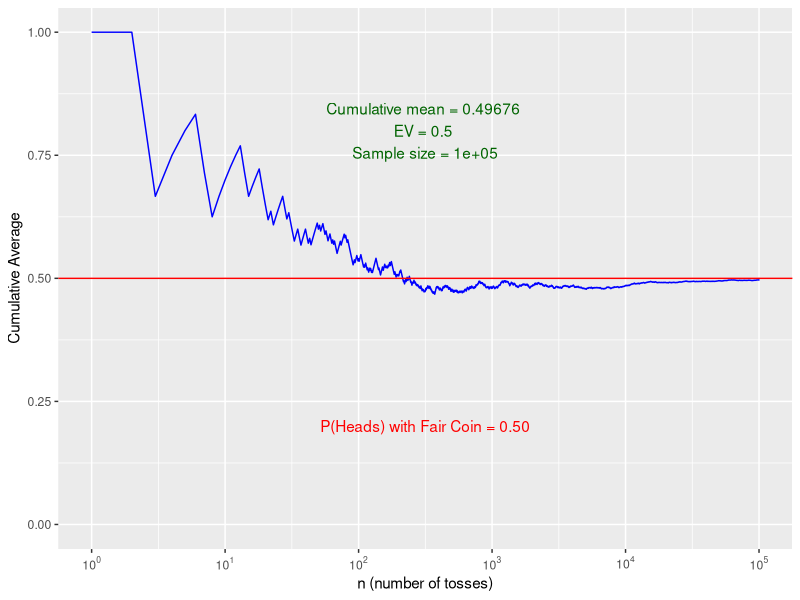

Write the R code that produced this figure.
####
# Coin toss simulation
# code source: https://rstudio-pubs-static.s3.amazonaws.com/301283_8ba77a4c9d8d4a2db3d07372b7b22c82.html
####

## load packages
library(knitr)
knitr::opts_chunk$set(tidy=T, 
                      fig.width=10,
                      fig.height=5,
                      fig.align='left',
                      warning=FALSE,
                      message=FALSE,
                      echo=TRUE)
options(width = 120)
library(ggplot2)
library(scales)

## coin toss function
tossCoin = function(n=30, p=0.5) { ### <- modify this line
  
  # create a probability distribution, a vector of outcomes (H/T are coded using 0/1)
  # and their associated probabilities
  outcomes = c(0,1) # sample space ### <- modify this line
  probabilities = c(1-p,p) ### <- modify this line
  
  # create a random sample of n flips; this could also be done with
  # the rbinom() function, but sample() is perhaps more useful
  flips = sample(outcomes,n,replace=T,prob=probabilities)
  
  # now create a cumulative mean vector
  cum_sum = cumsum(flips)
  index = c(1:n)
  cum_mean = cum_sum / index
  
  # now combine the index, flips and cum_mean vectors
  # into a data frame and return it
  # return(data.frame(index,flips,cum_mean))
  return(data.frame(index,cum_mean))
}

## perform and plot the simulations
ggplotCoinTosses = function(n=30, p=.50) {
  # visualize how cumulative average converges on p  
  # roll the dice n times and calculate means
  trial1 = tossCoin(n,p)
  max_y = ceiling(max(trial1$cum_mean))
  if (max_y < .75) max_y = .75 
  min_y = floor(min(trial1$cum_mean))
  if (min_y > .4) min_y = .4
  
  # calculate last mean and standard error
  last_mean = round(trial1$cum_mean[n],9)
  
  # plot the results together
  plot1 = ggplot(trial1, aes(x=index,y=cum_mean)) +
    geom_line(colour = "blue") +
    geom_abline(intercept=0.5,slope=0, color = 'red', size=.5) + ### <- modify this line   
    theme(plot.title = element_text(size=rel(1.5)),
          panel.background = element_rect()) +
    labs(x = "n (number of tosses)", 
         y = "Cumulative Average") +
    scale_y_continuous(limits = c(min_y, max_y)) +
    scale_x_continuous(trans = "log10",
                       breaks = trans_breaks("log10",function(x) 10^x),
                       labels = trans_format("log10",math_format(10^.x))) +
    annotate("text",
             label=paste("Cumulative mean =", last_mean,
                         "\nEV =",  p, ### <- modify this line
                         "\nSample size =", n), 
             y=(max_y - .20), 
             x=10^(log10(n)/2), colour="darkgreen") +
    
    ### modify the lines below line
    annotate("text",
             label=paste("P(Heads) with Fair Coin = 0.50"), 
             y=(max_y - .80), 
             x=10^(log10(n)/2), colour="red")
  
  return(plot1)
}  

# call the function; let's use a fair coin
ggplotCoinTosses(100000, .50)
